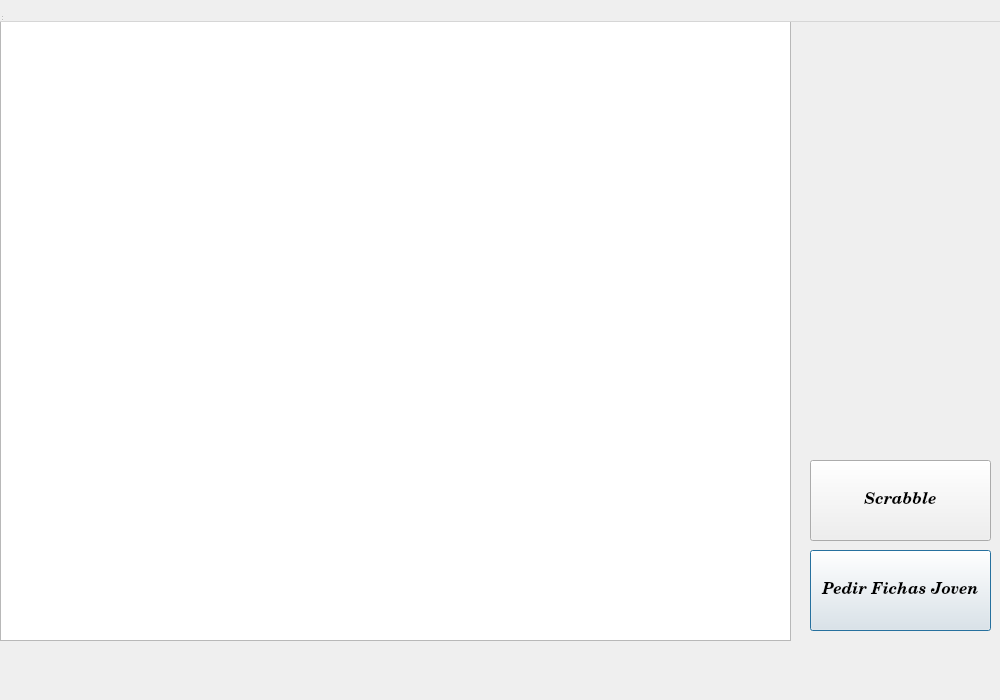
<?xml version="1.0" encoding="UTF-8"?>
<ui version="4.0">
 <class>helloworld</class>
 <widget class="QDialog" name="helloworld">
  <property name="enabled">
   <bool>true</bool>
  </property>
  <property name="geometry">
   <rect>
    <x>0</x>
    <y>0</y>
    <width>1000</width>
    <height>700</height>
   </rect>
  </property>
  <property name="sizePolicy">
   <sizepolicy hsizetype="Preferred" vsizetype="Preferred">
    <horstretch>0</horstretch>
    <verstretch>0</verstretch>
   </sizepolicy>
  </property>
  <property name="font">
   <font>
    <weight>50</weight>
    <bold>false</bold>
   </font>
  </property>
  <property name="cursor">
   <cursorShape>ArrowCursor</cursorShape>
  </property>
  <property name="acceptDrops">
   <bool>false</bool>
  </property>
  <property name="windowTitle">
   <string>Prueba QT</string>
  </property>
  <property name="statusTip">
   <string/>
  </property>
  <widget class="QWidget" name="centralWidget">
   <widget class="QPushButton" name="pedir">
    <property name="geometry">
     <rect>
      <x>810</x>
      <y>550</y>
      <width>181</width>
      <height>81</height>
     </rect>
    </property>
    <property name="font">
     <font>
      <family>Century Schoolbook L</family>
      <pointsize>12</pointsize>
      <weight>75</weight>
      <italic>true</italic>
      <bold>true</bold>
      <underline>false</underline>
      <strikeout>false</strikeout>
      <kerning>true</kerning>
     </font>
    </property>
    <property name="cursor">
     <cursorShape>PointingHandCursor</cursorShape>
    </property>
    <property name="text">
     <string>Pedir Fichas Joven</string>
    </property>
    <property name="shortcut">
     <string notr="true"/>
    </property>
    <property name="checkable">
     <bool>false</bool>
    </property>
    <property name="checked">
     <bool>false</bool>
    </property>
    <property name="autoRepeat">
     <bool>false</bool>
    </property>
    <property name="autoExclusive">
     <bool>false</bool>
    </property>
   </widget>
   <widget class="QGraphicsView" name="graphicsView">
    <property name="enabled">
     <bool>true</bool>
    </property>
    <property name="geometry">
     <rect>
      <x>0</x>
      <y>0</y>
      <width>791</width>
      <height>641</height>
     </rect>
    </property>
    <property name="sizePolicy">
     <sizepolicy hsizetype="Ignored" vsizetype="Ignored">
      <horstretch>0</horstretch>
      <verstretch>0</verstretch>
     </sizepolicy>
    </property>
   </widget>
   <widget class="QPushButton" name="Scrabble">
    <property name="geometry">
     <rect>
      <x>810</x>
      <y>460</y>
      <width>181</width>
      <height>81</height>
     </rect>
    </property>
    <property name="font">
     <font>
      <family>Century Schoolbook L</family>
      <pointsize>12</pointsize>
      <weight>75</weight>
      <italic>true</italic>
      <bold>true</bold>
     </font>
    </property>
    <property name="cursor">
     <cursorShape>PointingHandCursor</cursorShape>
    </property>
    <property name="text">
     <string>Scrabble</string>
    </property>
   </widget>
   <zorder>graphicsView</zorder>
   <zorder>pedir</zorder>
   <zorder>Scrabble</zorder>
  </widget>
  <widget class="QMenuBar" name="menuBar">
   <property name="geometry">
    <rect>
     <x>0</x>
     <y>0</y>
     <width>1000</width>
     <height>22</height>
    </rect>
   </property>
  </widget>
  <widget class="QToolBar" name="mainToolBar">
   <attribute name="toolBarArea">
    <enum>TopToolBarArea</enum>
   </attribute>
   <attribute name="toolBarBreak">
    <bool>false</bool>
   </attribute>
  </widget>
  <widget class="QStatusBar" name="statusBar"/>
 </widget>
 <layoutdefault spacing="6" margin="11"/>
 <resources/>
 <connections/>
</ui>
